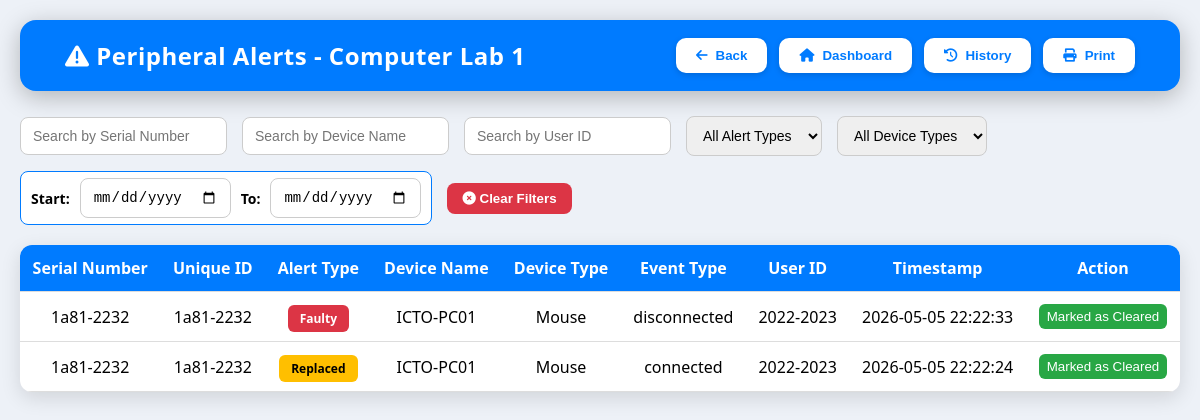
The page /comlab/1/inventory/view_alerts on the database as committed earlier.
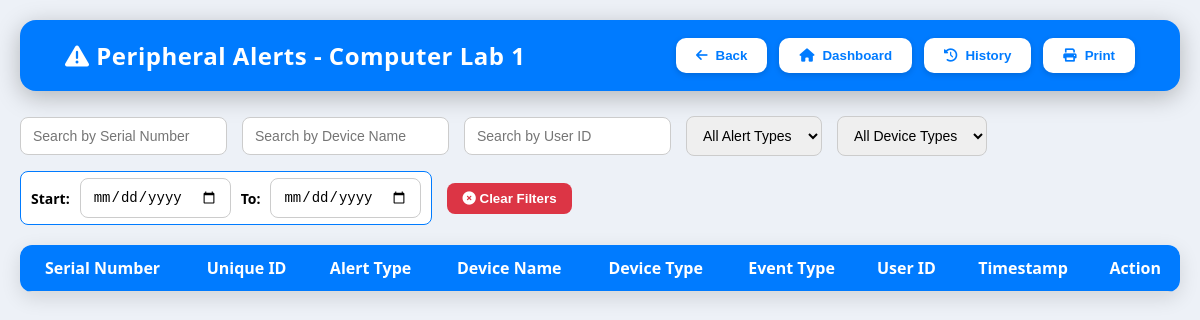
The same page on the database as committed later.
### tables this page shows
CREATE TABLE peripheral_alerts (
id INTEGER PRIMARY KEY AUTOINCREMENT,
serial_number TEXT, 
alert_type TEXT, 
timestamp TEXT, 
device_name TEXT, 
location TEXT, 
event_type TEXT, 
device_type TEXT, 
user_id TEXT, deleted INTEGER DEFAULT 0, serial_no TEXT);

### app.py (the view)
@app.route("/comlab/<int:comlab_id>/inventory/view_alerts")
def view_alerts(comlab_id):
    try:
        conn = sqlite3.connect(DB_FILE)
        cur = conn.cursor()
        cur.execute("""
            SELECT
                COALESCE(B.unique_id, A.serial_number) AS unique_id,
                A.*
            FROM peripheral_alerts A
            LEFT JOIN peripherals B
                ON A.location = B.lab_id
               AND A.device_name = B.assigned_pc
               AND (
                    A.serial_number = B.serial_number
                    OR A.serial_number = B.unique_id
               )
            WHERE A.location = ?
              AND A.deleted = 0
            ORDER BY datetime(A.timestamp) DESC, A.id DESC
        """, (str(comlab_id),))
        devices = cur.fetchall()
        column_names = [description[0] for description in cur.description]
        conn.close()
        devices_list = [dict(zip(column_names, device)) for device in devices]
        return render_template("view_alerts.html", devices=devices_list, comlab_id=comlab_id)
    except sqlite3.Error as e:
        return f"<h1>Database Error:</h1><p>{str(e)}</p>", 500

### templates/view_alerts.html (shortened to what this page needs)
<!DOCTYPE html>
<html lang="en">
<head>
<link rel="stylesheet" href="https://cdnjs.cloudflare.com/ajax/libs/font-awesome/6.0.0/css/all.min.css"/>
</head>
<body>
<header>
    <h2><i class="fa-solid fa-triangle-exclamation"></i> Peripheral Alerts - Computer Lab {{ comlab_id }}</h2>
    <div class="menu-buttons">
        <button class ="print-hide" onclick="window.location.href='/comlab/{{ comlab_id }}/inventory'"><i class="fas fa-arrow-left"></i> Back</button>
        <button class ="print-hide" onclick="location.href='/admin'"><i class="fas fa-home"></i> Dashboard</button>
        <button class="print-hide" onclick="openDeletedModal()">
    <i class="fas fa-clock-rotate-left"></i> History
</button>
        <button class ="print-hide" onclick="window.print()"><i class="fas fa-print"></i> Print</button>
    </div>
</header>
<div class="filters">
    <input class ="print-hide" type="text" id="search-unique" placeholder="Search by Serial Number">
    <input class ="print-hide" type="text" id="search-device-name" placeholder="Search by Device Name">
    <input class ="print-hide" type="text" id="search-user-id" placeholder="Search by User ID">
    <select class ="print-hide" id="filter-alert-type">
        <option value="">All Alert Types</option>
    </select>
    <select class ="print-hide" id="filter-device-type">
        <option value="">All Device Types</option>
    </select>
    <div class="date-box print-hide" >
        <label>Start:</label>
        <input type="date" id="filter-date-from">
        <label>To:</label>
        <input type="date" id="filter-date-to">
    </div>
        <button class ="print-hide" id="clear-filters" style="background:#dc3545; color:white; border:none; border-radius:8px; padding:8px 15px; font-weight:600; cursor:pointer;">
        <i class="fas fa-times-circle"></i> Clear Filters
    </button>
</div>
<table>
    <thead>
        <tr>
            <th>Serial Number</th>
            <th>Unique ID</th>
            <th>Alert Type</th>
            <th>Device Name</th>
            <th>Device Type</th>
            <th>Event Type</th>
            <th>User ID</th>
            <th>Timestamp</th>
            <th class ="print-hide">Action</th>
        </tr>
    </thead>
    <tbody id="alert-table">
        {% for d in devices %}
<tr data-id="{{ d.id }}">
            <td class="unique_id">{{ d.unique_id }}</td>
            <td class="unique_id">{{ d.serial_number }}</td>
            <td class="alert_type">
                {% if d.alert_type=="faulty" %}<span class="badge faulty">Faulty</span>
                {% elif d.alert_type=="missing" %}<span class="badge missing">Missing</span>
                {% elif d.alert_type=="replaced" %}<span class="badge replaced">Replaced</span>
                {% else %}<span class="badge">{{ d.alert_type }}</span>{% endif %}
            </td>
            <td class="device_name">{{ d.device_name }}</td>
            <td class="device_type">{{ d.device_type }}</td>
            <td>{{ d.event_type }}</td>
            <td class="user_id">{{ d.user_id }}</td>
            <td class="timestamp">{{ d.timestamp }}</td>
             <td class ="print-hide">
        <button class="delete-alert-btn" style="background:#28a745;color:white;border:none;padding:5px 8px;border-radius:6px;cursor:pointer;">
            Marked as Cleared
        </button>
            </td>
        </tr>
        {% endfor %}
    </tbody>
</table>
</body>
</html>

### templates/view_alerts.html (style rules this page uses)
:root { --primary:#007bff; --success:#28a745; --danger:#dc3545; --warning:#ffc107; --gray:#6c757d; }
body { font-family:'Segoe UI', sans-serif; background:#edf1f7; margin:0; padding:20px; }
header { display:flex; justify-content:space-between; align-items:center; background:var(--primary); color:white; padding:18px 45px; border-radius:16px; margin-bottom:25px; box-shadow:0 6px 25px rgba(0,0,0,0.25); }
header h2 { margin:0; font-size:24px; letter-spacing:0.5px; }
.menu-buttons { display:flex; gap:12px; }
.menu-buttons button { background:white; color:var(--primary); border:none; padding:10px 20px; border-radius:10px; cursor:pointer; font-weight:600; transition:0.25s; display:flex; align-items:center; gap:8px; box-shadow:0 2px 6px rgba(0,0,0,0.15); }
.filters { display:flex; flex-wrap:wrap; gap:15px; margin-bottom:20px; align-items:center; }
.filters input, .filters select { padding:10px 12px; border-radius:8px; border:1px solid #ccc; font-size:14px; }
.date-box { display:flex; align-items:center; gap:10px; background:white; border:1px solid #007bff; border-radius:8px; padding:6px 10px; font-size:14px; font-weight:600; }
table { width:100%; border-collapse:collapse; background:white; border-radius:12px; overflow:hidden; box-shadow:0 6px 20px rgba(0,0,0,0.12); transition:0.3s; }
th, td { padding:12px; text-align:center; border-bottom:1px solid #ddd; }
th { background:var(--primary); color:white; }

Rows that differ between the two databases and show on the page:
no longer on this page (row edited): peripheral_alerts: unique_id "1a81-2232", serial_number "1a81-2232", alert_type "Faulty", device_name "ICTO-PC01", device_type "Mouse", event_type "disconnected", user_id "2022-2023", timestamp "2026-05-05 22:22:33"
no longer on this page (row edited): peripheral_alerts: unique_id "1a81-2232", serial_number "1a81-2232", alert_type "Replaced", device_name "ICTO-PC01", device_type "Mouse", event_type "connected", user_id "2022-2023", timestamp "2026-05-05 22:22:24"
